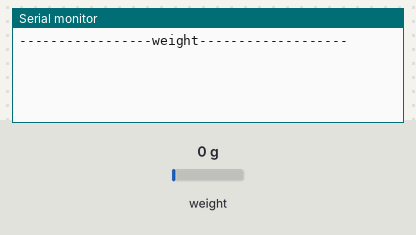
Simulated run of this sketch. Board: Arduino Uno, built with avr-gcc and run on an emulated ATmega328P. On the bench: the last lines printed to the serial monitor. Inputs (shaded band) come from the test bench; at power-on: weight on the scale 0 g.

Above: at 2.2 s.
2.3 s: weight on the scale set to 63 g
6.7 s: weight on the scale set to 67 g
At 14.4 s:
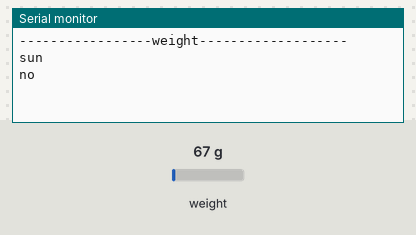
14.8 s: weight on the scale set to 69 g
At 22.9 s:
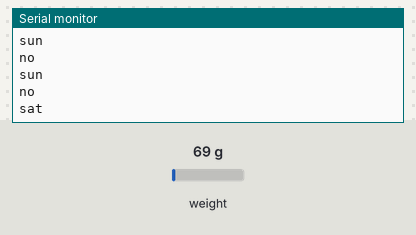
23.2 s: weight on the scale set to 71 g
At 30.7 s:
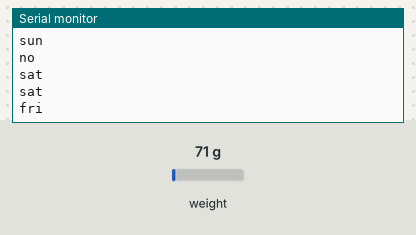

The sketch:

basic_3_1kg_week.ino
```cpp
#include "HX711.h"
HX711 scale(A2, A3); // DOUT, SCK

void setup()
{
  Serial.begin(9600);
  scale.set_scale(-1901.5); //// this value is obtained by calibrating the scale with known weights
  scale.tare();

   Serial.println("-----------------weight-------------------");
}

void loop()
{
 float a = scale.get_units(); // 아날로그 0번핀에 연결된 압력센서의 값을 측정합니다.
  boolean b = 0;
  float sum = 0; // 합
  float ave = 0; // 평균
  if(!b) {
    for(int i =0; i<40; i++)
    {
      sum = sum + a; // SUM에 압력센서값 더하기
      delay(100); // 0.1초 지연
    }
  ave = sum/40;  // 평균값 구하기
  }
 if(67<=ave & ave<68.9){       //약먹기전
    Serial.println("sun");
    Serial.println("no");
    //Serial.println(ave,1);
    delay(100);
    }
   else if(69<=ave & ave<70.9) {               //약통을 먹기위해 들었을때 & 약통open
         Serial.println("sat");
         //Serial.println(ave,1);
         delay(100);
        }
   else if(71<=ave & ave<72.4) {               //약통을 먹기위해 들었을때 & 약통open
        Serial.println("fri");
        //Serial.println(ave,1);
        delay(100);
        }
   else if(72.5<=ave & ave<74.1) {               //약통을 먹기위해 들었을때 & 약통open
         Serial.println("thr");
         //Serial.println(ave,1);
         delay(100);
         }
   else if(74.2<=ave & ave<75.5) {               //약통을 먹기위해 들었을때 & 약통open
        Serial.println("wen");
        //Serial.println(ave,1);
        delay(100);
        }
   else if(75.6<=ave & ave<76.6) {               //약통을 먹기위해 들었을때 & 약통open
         Serial.println("tue");
         //Serial.println(ave,1);
         delay(100);
        }
   else if(76.7<=ave & ave<78.1) {               //약통을 먹기위해 들었을때 & 약통open
         Serial.println("mon");
         //Serial.println(ave,1);
        delay(100);
        }
   else if(78.2<=ave){               //약통을 먹기위해 들었을때 & 약통open
         Serial.println("full");
         //Serial.println(ave,1);
         delay(100);
        }
}
```

Measured:
- the behaviour switches between 66 and 67 g on weight on the scale (found by bisection; images 0 and 1)
- the behaviour switches between 68 and 69 g on weight on the scale (found by bisection; images 1 and 2)
- the behaviour switches between 70 and 71 g on weight on the scale (found by bisection; images 2 and 3)
- after the input at 6.7 s, the serial monitor: prints a new line after 6.6 s (image 1)
- after the input at 14.8 s, the serial monitor: prints a new line after 6.9 s (image 2)
- after the input at 23.2 s, the serial monitor: prints a new line after 6.9 s (image 3)
